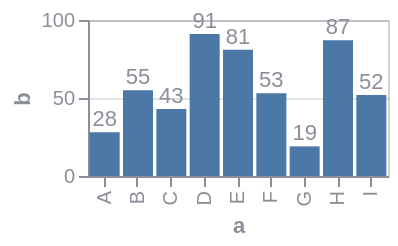

Here is the Vega-Lite specification saved for this chart:
### Vega specification from a JSON file in a GitHub repository (floating-point values rounded to 4 significant figures)
{"$schema": "https://vega.github.io/schema/vega/v6.json", "background": null, "padding": 5, "width": 150, "height": 78, "style": "cell", "data": [{"name": "source_0", "values": [{"a": "A", "b": 28, "c": 5, "g": "x"}, {"a": "B", "b": 55, "c": 9, "g": "y"}, {"a": "C", "b": 43, "c": 2, "g": "x"}, {"a": "D", "b": 91, "c": 7, "g": "y"}, {"a": "E", "b": 81, "c": 4, "g": "x"}, {"a": "F", "b": 53, "c": 6, "g": "y"}, {"a": "G", "b": 19, "c": 8, "g": "x"}, {"a": "H", "b": 87, "c": 1, "g": "y"}, {"a": "I", "b": 52, "c": 3, "g": "x"}]}, {"name": "data_1", "source": "source_0", "transform": [{"type": "stack", "groupby": ["a"], "field": "b", "sort": {"field": [], "order": []}, "as": ["b_start", "b_end"], "offset": "zero"}, {"type": "filter", "expr": "isValid(datum[\"b\"]) && isFinite(+datum[\"b\"])"}]}, {"name": "data_2", "source": "source_0", "transform": [{"type": "filter", "expr": "isValid(datum[\"b\"]) && isFinite(+datum[\"b\"])"}]}], "marks": [{"name": "layer_0_marks", "type": "rect", "style": ["bar"], "from": {"data": "data_1"}, "encode": {"update": {"fill": {"value": "#4c78a8"}, "ariaRoleDescription": {"value": "bar"}, "description": {"signal": "\"a: \" + (isValid(datum[\"a\"]) ? isArray(datum[\"a\"]) ? join(datum[\"a\"], ' ') : datum[\"a\"] : \"\"+datum[\"a\"]) + \"; b: \" + (format(datum[\"b\"], \"\"))"}, "x": {"scale": "x", "field": "a"}, "width": {"signal": "max(0.25, bandwidth('x'))"}, "y": {"scale": "y", "field": "b_end"}, "y2": {"scale": "y", "field": "b_start"}}}}, {"name": "layer_1_marks", "type": "text", "style": ["text"], "from": {"data": "data_2"}, "encode": {"update": {"dy": {"value": -6}, "fill": {"value": "#8a8f98"}, "description": {"signal": "\"a: \" + (isValid(datum[\"a\"]) ? isArray(datum[\"a\"]) ? join(datum[\"a\"], ' ') : datum[\"a\"] : \"\"+datum[\"a\"]) + \"; b: \" + (format(datum[\"b\"], \"\"))"}, "x": {"scale": "x", "field": "a", "band": 0.5}, "y": {"scale": "y", "field": "b"}, "text": {"signal": "format(datum[\"b\"], \"\")"}, "align": {"value": "center"}, "baseline": {"value": "middle"}}}}], "scales": [{"name": "x", "type": "band", "domain": {"fields": [{"data": "data_1", "field": "a"}, {"data": "data_2", "field": "a"}], "sort": true}, "range": [0, {"signal": "width"}], "paddingInner": 0.1, "paddingOuter": 0.05}, {"name": "y", "type": "linear", "domain": {"fields": [{"data": "data_1", "field": "b_start"}, {"data": "data_1", "field": "b_end"}, {"data": "data_2", "field": "b"}]}, "range": [{"signal": "height"}, 0], "nice": true, "zero": true}], "axes": [{"scale": "y", "orient": "left", "gridScale": "x", "grid": true, "tickCount": {"signal": "ceil(height/40)"}, "domain": false, "labels": false, "aria": false, "maxExtent": 0, "minExtent": 0, "ticks": false, "zindex": 0}, {"scale": "x", "orient": "bottom", "grid": false, "title": "a", "labelAlign": "right", "labelAngle": 270, "labelBaseline": "middle", "zindex": 0}, {"scale": "y", "orient": "left", "grid": false, "title": "b", "labelOverlap": true, "tickCount": {"signal": "ceil(height/40)"}, "zindex": 0}], "config": {"axis": {"labelColor": "#8a8f98", "titleColor": "#8a8f98", "domainColor": "#8a8f98", "tickColor": "#8a8f98", "gridColor": "#8a8f98", "gridOpacity": 0.25}, "legend": {"labelColor": "#8a8f98", "titleColor": "#8a8f98"}, "style": {"cell": {"stroke": "#8a8f98", "strokeOpacity": 0.4}}}}
